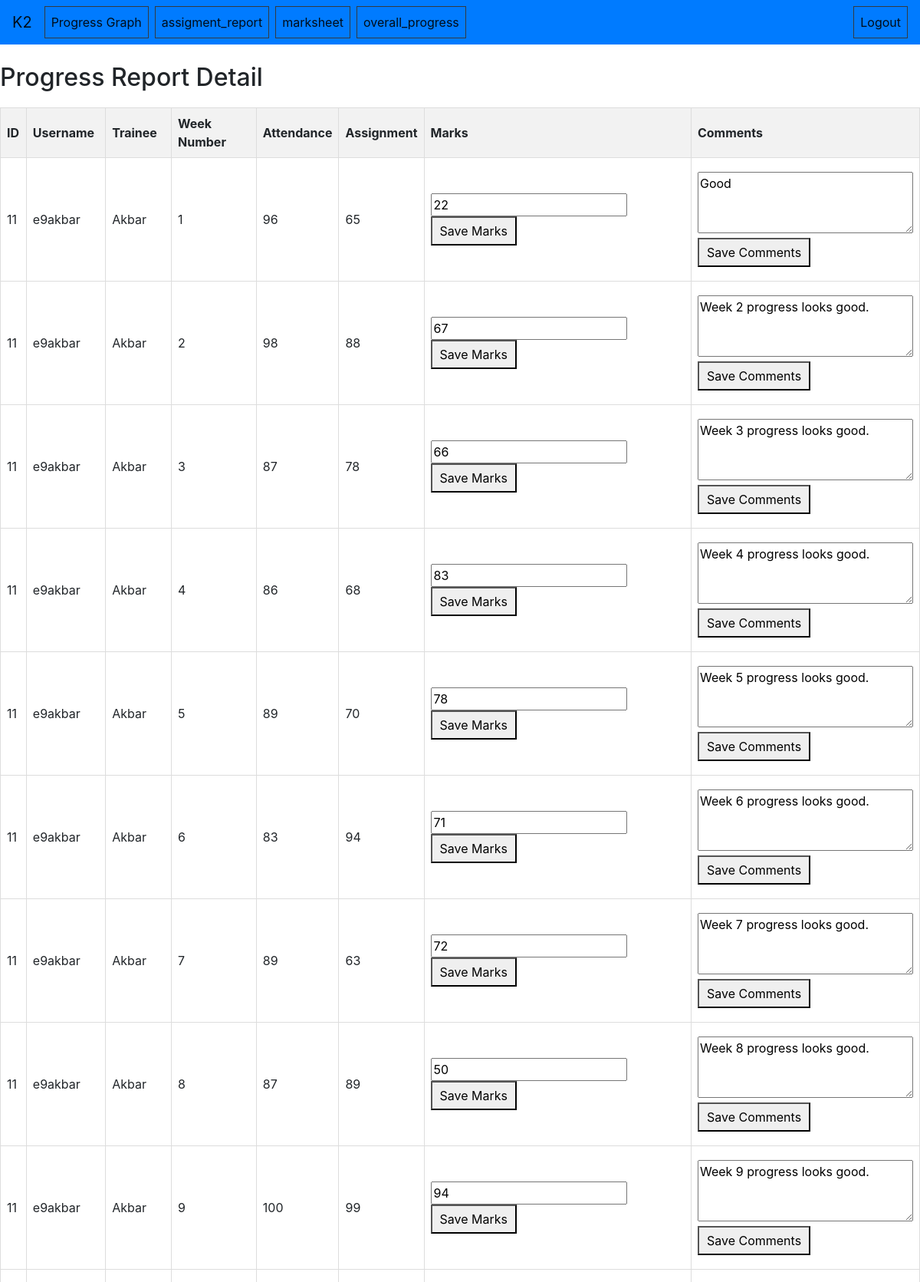
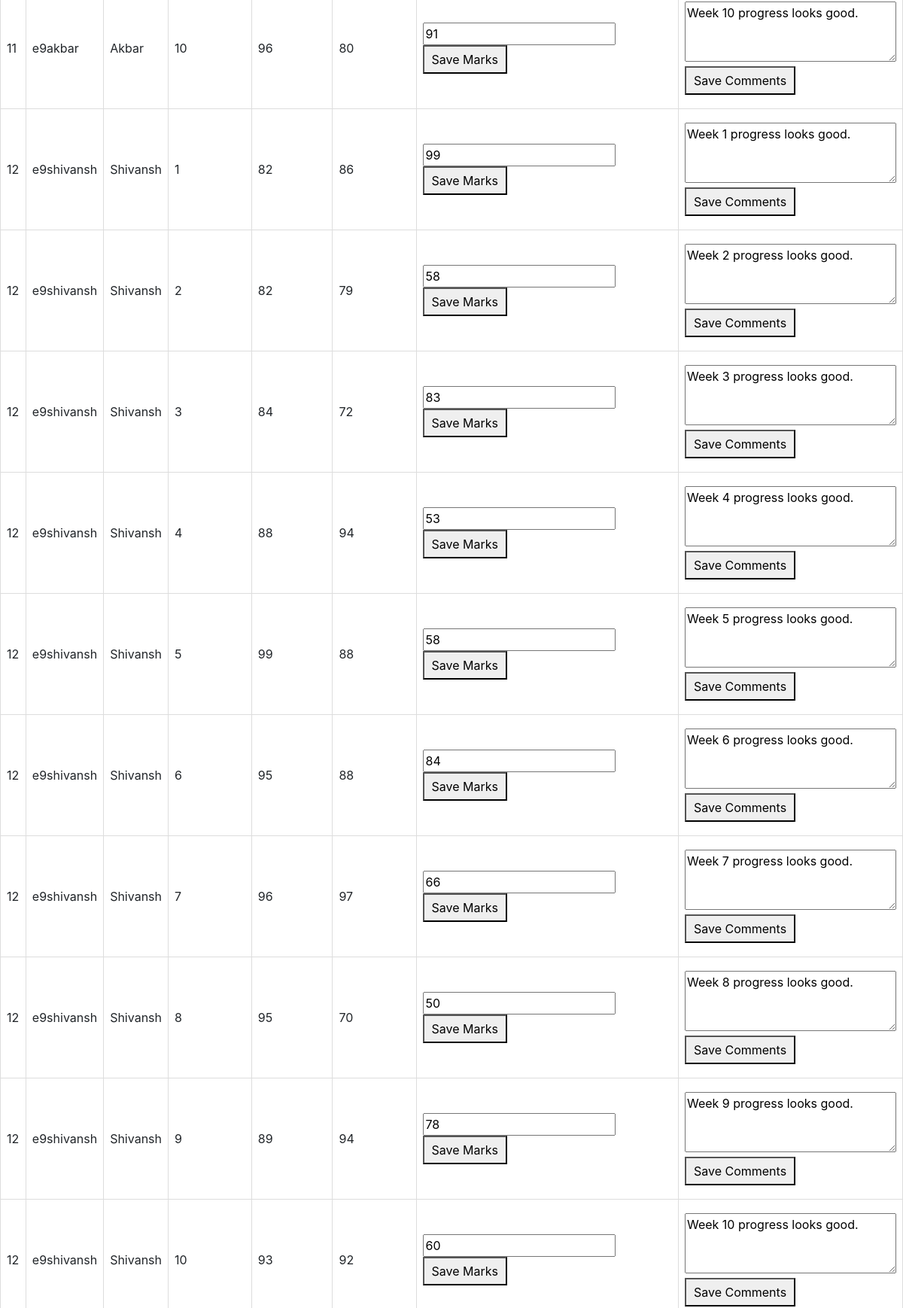
The app's page /students/ (signed in, upper part) with its own data (2 pictures, top to bottom).
### progress_tracker/models.py (models this page shows)
class ProgressReport(models.Model):
    trainee = models.ForeignKey(Trainee, on_delete=models.CASCADE)
    week_number = models.PositiveIntegerField()
    attendance = models.PositiveIntegerField()
    assignment = models.PositiveIntegerField()
    marks = models.PositiveIntegerField()
    comments = models.TextField()

class Trainee(models.Model):
    id = models.AutoField(primary_key=True)
    username = models.CharField(max_length=50)
    name = models.CharField(max_length=100)

### progress_tracker/views.py (the view)
# urls.py: path("students/", views.student_list, name="student_list"),
@login_required
def student_list(request):
    progress_reports = ProgressReport.objects.select_related("trainee").all()
    return render(
        request,
        "progress_tracker/student_list.html",
        {"progress_reports": progress_reports},
    )

### progress_tracker/templates/progress_tracker/student_list.html (shortened to what this page needs)
<!DOCTYPE html>
<html lang="en">
<head>
    <link rel="stylesheet" href="https://cdn.jsdelivr.net/npm/bootstrap@4.4.1/dist/css/bootstrap.min.css">
</head>
<body>
    <nav class="navbar navbar-expand-lg navbar-light bg-primary">
        <a class="navbar-brand" href="">K2</a>
        <div class="collapse navbar-collapse" id="navbarSupportedContent">
            <ul class="navbar-nav mr-auto">
                <li class="nav-item active">
                <a class="nav-link border border-dark" href="/progress_graph/">Progress Graph </a>
                </li>
                <li class="nav-item ml-2 active">
                    <a class="nav-link border border-dark" href="/assignmnet_report/">assigment_report </a>
                </li>
                <li class="nav-item ml-2 active">
                    <a class="nav-link border border-dark" href="/marksheet/">marksheet </a>
                </li>
                <li class="nav-item ml-2 active">
                    <a class="nav-link border border-dark" href="/overall_progress/">overall_progress </a>
                </li>
            </ul>
            <ul class="navbar-nav ml-auto">
                <li class="nav-item active">
                <a class="nav-link border border-dark" href="logout">Logout </a>
                </li>
            </ul>
        </div>
    </nav>
    <div p-3>
        <h2>Progress Report Detail</h2>
    <table>
        <tr>
            <th>ID</th>
            <th>Username</th>
            <th>Trainee</th>
            <th>Week Number</th>
            <th>Attendance</th>
            <th>Assignment</th>
            <th>Marks</th>
            <th>Comments</th>
        </tr>
        {% for progress_report in progress_reports %}
            <tr>
                <td>{{ progress_report.trainee.id }}</td>
                <td>{{ progress_report.trainee.username }}</td>
                <td>{{ progress_report.trainee.name }}</td>
                <td>{{ progress_report.week_number }}</td>
                <td>{{ progress_report.attendance }}</td>
                <td>{{ progress_report.assignment }}</td>
                <td>
                    <form method="post" action="{% url 'progress_tracker:update_progress_report' %}">
                        <input type="number" name="marks" value="{{ progress_report.marks }}">
                        <button type="submit">Save Marks</button>
                    </form>
                </td>
                <td>
                    <form method="post" action="{% url 'progress_tracker:update_progress_report' %}">
                        <textarea name="comments">{{ progress_report.comments }}</textarea>
                        <button type="submit">Save Comments</button>
                    </form>
                </td>
            </tr>
        {% endfor %}
    </table>
    </div>
</body>
</html>

### progress_tracker/templates/progress_tracker/student_list.html (style rules this page uses)
table { width: 100%; border-collapse: collapse; margin-top: 20px; }
th, td { border: 1px solid #ddd; padding: 8px; text-align: left; }
th { background-color: #f2f2f2; }
form { margin: 10px 0; }
button { padding: 5px 10px; cursor: pointer; }
textarea { width: 100%; height: 80px; }

### records on screen
ProgressReport: trainee.id "11", trainee.username "e9akbar", trainee.name "Akbar", week_number "1", attendance "96", assignment "65", marks "22", comments "Good"
ProgressReport: trainee.id "11", trainee.username "e9akbar", trainee.name "Akbar", week_number "2", attendance "98", assignment "88", marks "67", comments "Week 2 progress looks good."
ProgressReport: trainee.id "11", trainee.username "e9akbar", trainee.name "Akbar", week_number "3", attendance "87", assignment "78", marks "66", comments "Week 3 progress looks good."
ProgressReport: trainee.id "11", trainee.username "e9akbar", trainee.name "Akbar", week_number "4", attendance "86", assignment "68", marks "83", comments "Week 4 progress looks good."
ProgressReport: trainee.id "11", trainee.username "e9akbar", trainee.name "Akbar", week_number "5", attendance "89", assignment "70", marks "78", comments "Week 5 progress looks good."
ProgressReport: trainee.id "11", trainee.username "e9akbar", trainee.name "Akbar", week_number "6", attendance "83", assignment "94", marks "71", comments "Week 6 progress looks good."
ProgressReport: trainee.id "11", trainee.username "e9akbar", trainee.name "Akbar", week_number "7", attendance "89", assignment "63", marks "72", comments "Week 7 progress looks good."
ProgressReport: trainee.id "11", trainee.username "e9akbar", trainee.name "Akbar", week_number "8", attendance "87", assignment "89", marks "50", comments "Week 8 progress looks good."
ProgressReport: trainee.id "11", trainee.username "e9akbar", trainee.name "Akbar", week_number "9", attendance "100", assignment "99", marks "94", comments "Week 9 progress looks good."
ProgressReport: trainee.id "11", trainee.username "e9akbar", trainee.name "Akbar", week_number "10", attendance "96", assignment "80", marks "91", comments "Week 10 progress looks good."
ProgressReport: trainee.id "12", trainee.username "e9shivansh", trainee.name "Shivansh", week_number "1", attendance "82", assignment "86", marks "99", comments "Week 1 progress looks good."
ProgressReport: trainee.id "12", trainee.username "e9shivansh", trainee.name "Shivansh", week_number "2", attendance "82", assignment "79", marks "58", comments "Week 2 progress looks good."
ProgressReport: trainee.id "12", trainee.username "e9shivansh", trainee.name "Shivansh", week_number "3", attendance "84", assignment "72", marks "83", comments "Week 3 progress looks good."
ProgressReport: trainee.id "12", trainee.username "e9shivansh", trainee.name "Shivansh", week_number "4", attendance "88", assignment "94", marks "53", comments "Week 4 progress looks good."
ProgressReport: trainee.id "12", trainee.username "e9shivansh", trainee.name "Shivansh", week_number "5", attendance "99", assignment "88", marks "58", comments "Week 5 progress looks good."
ProgressReport: trainee.id "12", trainee.username "e9shivansh", trainee.name "Shivansh", week_number "6", attendance "95", assignment "88", marks "84", comments "Week 6 progress looks good."
ProgressReport: trainee.id "12", trainee.username "e9shivansh", trainee.name "Shivansh", week_number "7", attendance "96", assignment "97", marks "66", comments "Week 7 progress looks good."
ProgressReport: trainee.id "12", trainee.username "e9shivansh", trainee.name "Shivansh", week_number "8", attendance "95", assignment "70", marks "50", comments "Week 8 progress looks good."
ProgressReport: trainee.id "12", trainee.username "e9shivansh", trainee.name "Shivansh", week_number "9", attendance "89", assignment "94", marks "78", comments "Week 9 progress looks good."
ProgressReport: trainee.id "12", trainee.username "e9shivansh", trainee.name "Shivansh", week_number "10", attendance "93", assignment "92", marks "60", comments "Week 10 progress looks good."
